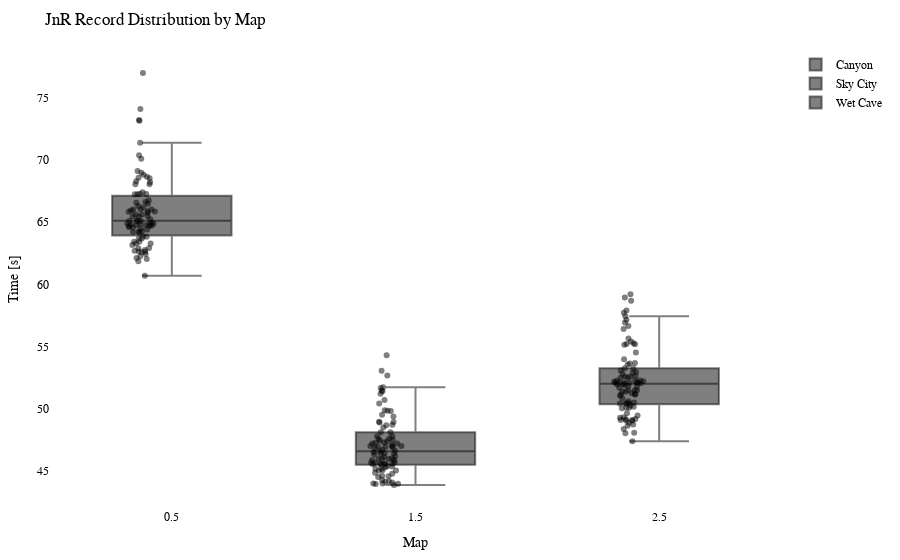

The cell this chart's notebook holds for it:
### Code cell
import plotly.graph_objects as go
import plotly.io as pio

df = getRecordsDataframe(minigame="Jump and Run")

# Calculate the offset for centering the data points
num_columns = len(df.columns)
offset = 0.5

# Create a Swarm plot using Plotly
fig = go.Figure()

for i, column in enumerate(df.columns):
    x_values = [i + offset] * len(df[column])  # Adjust x-values with offset for horizontal centering
    fig.add_trace(go.Box(x=x_values,
                         y=df[column],
                         name=column,
                         boxpoints='all',
                         pointpos=-0.5,  # Adjust point position to prevent overlapping
                         marker=dict(color='rgba(0,0,0,0.5)', size=6),  # Adjust marker color and size
                         hovertext=df.index,
                         hoverinfo='text+y'))

fig.update_layout(title="JnR Record Distribution by Map",
                  xaxis=dict(title="Map"),
                  yaxis=dict(title="Time [s]"),
                  showlegend=True,
                  font=dict(family="Arial", size=12, color="black"),  # Customize font
                  plot_bgcolor="white",  # Set background color
                  margin=dict(l=50, r=50, t=50, b=50),  # Adjust margins for better layout
                  )

pio.show(fig)

pio.write_html(fig, "out/jump_swarm_plot.html")

### Figure 1 — Plotly figure (JSON) as saved in the notebook; plotly's stock layout.template omitted (floating-point values rounded to 4 significant figures)
{"data": [{"boxpoints": "all", "hoverinfo": "text+y", "hovertext": ["agowskyy", "Anni808", "Axollotel", "BacardiSprite", "bawskey", "BusinessBent", "byTobi", "cediiiiii_10", "Chander24", "Chrisi20101", "crocodile1870", "cxl1lo", "DarkCobweb", "DerBaumIstDerWeg", "Dokkkkko", "Ex4cted", "Falke23_5", "Feinberg", "Fflopse", "ForceFox", "Freeeedom", "frutigall", "GamemasterNiki", "GeneralEnte06", "Gerrygames", "Gobo9", "GrafikKatze", "Grapfen", "Gummibearchen", "H1ghsay", "h4nnes", "Harold_Sensemann", "HerrDante", "Jan2220", "JennieKim", "jimmi1410", "JOW23", "Joy_8oy", "JustK1lling", "KakaMC", "Kanickelul", "Kokochampi", "Kokochampo", "Kyuudo", "LeWi_100", "Livgo", "lizsyy", "LordAlexos", "Lubotter2009", "Luis_XYZ", "M0orey_0", "marbrueck", "Martomias", "Mincheeen", "MrNulfred", "Nexilus", "Ninivee", "officialryzon", "Oronor", "Pedrozockt", "Picutar", "PixlNight", "PolizeiDreamy", "Radattel", "Raefinzs", "Ritokii", "rXzEr_Justin", "Sackkerl", "schmaarek", "ScreamingBlatz", "Sebi1801", "Seemops_8", "Sey__", "SpeckyCut", "StaudammAusHolz", "Tomiokey", "tsuneee", "twitchparaskiill", "Txlentierter", "Umgfoin", "WirdNichtGeladen", "Wissender", "xBaumeisterin", "xX_Dima_ggg_Xx6", "xX_Masha_ggg_Xx9", "ymq_", "yzvm", "zTotito", "_n3d", "_Waldi_"], "marker": {"color": "rgba(0,0,0,0.5)", "size": 6}, "name": "Canyon", "pointpos": -0.5, "type": "box", "x": [0.5, 0.5, 0.5, 0.5, 0.5, 0.5, 0.5, 0.5, 0.5, 0.5, 0.5, 0.5, 0.5, 0.5, 0.5, 0.5, 0.5, 0.5, 0.5, 0.5, 0.5, 0.5, 0.5, 0.5, 0.5, 0.5, 0.5, 0.5, 0.5, 0.5, 0.5, 0.5, 0.5, 0.5, 0.5, 0.5, 0.5, 0.5, 0.5, 0.5, 0.5, 0.5, 0.5, 0.5, 0.5, 0.5, 0.5, 0.5, 0.5, 0.5, 0.5, 0.5, 0.5, 0.5, 0.5, 0.5, 0.5, 0.5, 0.5, 0.5, 0.5, 0.5, 0.5, 0.5, 0.5, 0.5, 0.5, 0.5, 0.5, 0.5, 0.5, 0.5, 0.5, 0.5, 0.5, 0.5, 0.5, 0.5, 0.5, 0.5, 0.5, 0.5, 0.5, 0.5, 0.5, 0.5, 0.5, 0.5, 0.5, 0.5], "y": [64.73, 65.84, 65.5, 63.43, 68.21, 68.97, 65.44, 61.86, 74.1, 66.62, 64.86, 66.76, 66.04, 63.28, 64.8, 62.71, 65.87, 66.56, 62.12, 64.7, 64.77, 64.48, 64.87, 64.6, 64.41, 60.7, 63.85, 63.67, 64.25, 64.74, 67.25, 64.24, 62.58, 65.86, 65.09, 77.0, 62.75, 68.66, 64.15, 62.9, null, 73.22, 70.39, 64.7, 62.45, 68.56, 62.26, 67.26, 65.61, 67.24, 67.28, 68.04, 64.95, 65.62, 64.9, 73.16, 66.01, null, 66.01, 62.62, 63.82, 63.68, 71.39, 66.47, 65.1, 70.11, 68.3, 68.54, 63.17, 65.11, null, 65.94, 62.04, 68.81, 65.47, 65.23, 63.42, 69.11, 66.3, 64.57, 64.87, 66.18, 62.64, 67.4, 68.04, 62.93, 63.28, 65.76, 64.21, 65.11]}, {"boxpoints": "all", "hoverinfo": "text+y", "hovertext": ["agowskyy", "Anni808", "Axollotel", "BacardiSprite", "bawskey", "BusinessBent", "byTobi", "cediiiiii_10", "Chander24", "Chrisi20101", "crocodile1870", "cxl1lo", "DarkCobweb", "DerBaumIstDerWeg", "Dokkkkko", "Ex4cted", "Falke23_5", "Feinberg", "Fflopse", "ForceFox", "Freeeedom", "frutigall", "GamemasterNiki", "GeneralEnte06", "Gerrygames", "Gobo9", "GrafikKatze", "Grapfen", "Gummibearchen", "H1ghsay", "h4nnes", "Harold_Sensemann", "HerrDante", "Jan2220", "JennieKim", "jimmi1410", "JOW23", "Joy_8oy", "JustK1lling", "KakaMC", "Kanickelul", "Kokochampi", "Kokochampo", "Kyuudo", "LeWi_100", "Livgo", "lizsyy", "LordAlexos", "Lubotter2009", "Luis_XYZ", "M0orey_0", "marbrueck", "Martomias", "Mincheeen", "MrNulfred", "Nexilus", "Ninivee", "officialryzon", "Oronor", "Pedrozockt", "Picutar", "PixlNight", "PolizeiDreamy", "Radattel", "Raefinzs", "Ritokii", "rXzEr_Justin", "Sackkerl", "schmaarek", "ScreamingBlatz", "Sebi1801", "Seemops_8", "Sey__", "SpeckyCut", "StaudammAusHolz", "Tomiokey", "tsuneee", "twitchparaskiill", "Txlentierter", "Umgfoin", "WirdNichtGeladen", "Wissender", "xBaumeisterin", "xX_Dima_ggg_Xx6", "xX_Masha_ggg_Xx9", "ymq_", "yzvm", "zTotito", "_n3d", "_Waldi_"], "marker": {"color": "rgba(0,0,0,0.5)", "size": 6}, "name": "Sky City", "pointpos": -0.5, "type": "box", "x": [1.5, 1.5, 1.5, 1.5, 1.5, 1.5, 1.5, 1.5, 1.5, 1.5, 1.5, 1.5, 1.5, 1.5, 1.5, 1.5, 1.5, 1.5, 1.5, 1.5, 1.5, 1.5, 1.5, 1.5, 1.5, 1.5, 1.5, 1.5, 1.5, 1.5, 1.5, 1.5, 1.5, 1.5, 1.5, 1.5, 1.5, 1.5, 1.5, 1.5, 1.5, 1.5, 1.5, 1.5, 1.5, 1.5, 1.5, 1.5, 1.5, 1.5, 1.5, 1.5, 1.5, 1.5, 1.5, 1.5, 1.5, 1.5, 1.5, 1.5, 1.5, 1.5, 1.5, 1.5, 1.5, 1.5, 1.5, 1.5, 1.5, 1.5, 1.5, 1.5, 1.5, 1.5, 1.5, 1.5, 1.5, 1.5, 1.5, 1.5, 1.5, 1.5, 1.5, 1.5, 1.5, 1.5, 1.5, 1.5, 1.5, 1.5], "y": [47.5, 51.73, 49.8, 45.36, 46.61, 47.21, 46.58, 44.57, 54.3, 45.64, 47.28, 48.9, 46.41, 43.85, 48.09, 44.15, 47.37, 47.57, 45.03, 44.61, 45.38, 47.78, 47.6, 45.64, 45.17, 43.94, 44.85, 45.58, 45.69, 48.7, 47.2, 45.98, 43.96, 46.17, 45.97, 48.48, 43.98, 48.95, 45.29, 44.76, 51.66, 51.19, 49.82, 46.72, 44.12, 50.69, 45.53, 51.45, 46.42, 49.88, 47.25, 49.37, 46.94, 45.94, 46.89, 45.53, 49.51, 51.4, 46.99, 44.06, 45.02, 45.59, 53.04, 46.42, 52.67, 46.11, 46.34, 47.01, 45.07, 48.67, 46.93, 47.08, 44.26, 48.93, 45.55, 47.77, 45.17, 47.41, null, 46.81, 45.87, 48.1, 45.53, 46.51, 50.42, 43.98, 44.5, 46.98, 45.87, 46.01]}, {"boxpoints": "all", "hoverinfo": "text+y", "hovertext": ["agowskyy", "Anni808", "Axollotel", "BacardiSprite", "bawskey", "BusinessBent", "byTobi", "cediiiiii_10", "Chander24", "Chrisi20101", "crocodile1870", "cxl1lo", "DarkCobweb", "DerBaumIstDerWeg", "Dokkkkko", "Ex4cted", "Falke23_5", "Feinberg", "Fflopse", "ForceFox", "Freeeedom", "frutigall", "GamemasterNiki", "GeneralEnte06", "Gerrygames", "Gobo9", "GrafikKatze", "Grapfen", "Gummibearchen", "H1ghsay", "h4nnes", "Harold_Sensemann", "HerrDante", "Jan2220", "JennieKim", "jimmi1410", "JOW23", "Joy_8oy", "JustK1lling", "KakaMC", "Kanickelul", "Kokochampi", "Kokochampo", "Kyuudo", "LeWi_100", "Livgo", "lizsyy", "LordAlexos", "Lubotter2009", "Luis_XYZ", "M0orey_0", "marbrueck", "Martomias", "Mincheeen", "MrNulfred", "Nexilus", "Ninivee", "officialryzon", "Oronor", "Pedrozockt", "Picutar", "PixlNight", "PolizeiDreamy", "Radattel", "Raefinzs", "Ritokii", "rXzEr_Justin", "Sackkerl", "schmaarek", "ScreamingBlatz", "Sebi1801", "Seemops_8", "Sey__", "SpeckyCut", "StaudammAusHolz", "Tomiokey", "tsuneee", "twitchparaskiill", "Txlentierter", "Umgfoin", "WirdNichtGeladen", "Wissender", "xBaumeisterin", "xX_Dima_ggg_Xx6", "xX_Masha_ggg_Xx9", "ymq_", "yzvm", "zTotito", "_n3d", "_Waldi_"], "marker": {"color": "rgba(0,0,0,0.5)", "size": 6}, "name": "Wet Cave", "pointpos": -0.5, "type": "box", "x": [2.5, 2.5, 2.5, 2.5, 2.5, 2.5, 2.5, 2.5, 2.5, 2.5, 2.5, 2.5, 2.5, 2.5, 2.5, 2.5, 2.5, 2.5, 2.5, 2.5, 2.5, 2.5, 2.5, 2.5, 2.5, 2.5, 2.5, 2.5, 2.5, 2.5, 2.5, 2.5, 2.5, 2.5, 2.5, 2.5, 2.5, 2.5, 2.5, 2.5, 2.5, 2.5, 2.5, 2.5, 2.5, 2.5, 2.5, 2.5, 2.5, 2.5, 2.5, 2.5, 2.5, 2.5, 2.5, 2.5, 2.5, 2.5, 2.5, 2.5, 2.5, 2.5, 2.5, 2.5, 2.5, 2.5, 2.5, 2.5, 2.5, 2.5, 2.5, 2.5, 2.5, 2.5, 2.5, 2.5, 2.5, 2.5, 2.5, 2.5, 2.5, 2.5, 2.5, 2.5, 2.5, 2.5, 2.5, 2.5, 2.5, 2.5], "y": [52.16, 51.47, 51.48, 48.73, 53.25, 52.1, 51.88, 49.27, 56.94, 52.5, 52.09, 52.8, 52.23, 49.09, 53.08, 48.86, 52.25, 53.68, 48.06, 50.44, 51.83, 52.09, 52.2, 50.81, 51.36, 47.38, 49.3, 49.64, 50.49, 52.56, 52.27, 50.6, 48.37, 50.41, 51.13, 57.9, 49.06, 57.43, 50.16, 48.64, 59.2, 58.94, 53.97, 52.47, 48.02, 56.64, 50.25, 53.56, 51.24, 55.26, 54.51, 52.01, 51.37, 50.44, 51.97, 51.69, 52.56, 52.07, 52.6, 49.09, 49.45, 50.39, 58.67, 51.15, 56.42, 51.15, 55.41, 57.72, 50.03, 51.77, 55.65, 52.09, 49.16, 53.64, 55.15, 55.19, 55.19, 52.95, null, 51.04, 51.47, 52.88, 50.07, 53.25, 57.14, 49.04, 50.07, 52.08, 52.04, 49.14]}], "layout": {"font": {"color": "black", "family": "Arial", "size": 12}, "margin": {"b": 50, "l": 50, "r": 50, "t": 50}, "plot_bgcolor": "white", "showlegend": true, "title": {"text": "JnR Record Distribution by Map"}, "xaxis": {"title": {"text": "Map"}}, "yaxis": {"title": {"text": "Time [s]"}}}}
